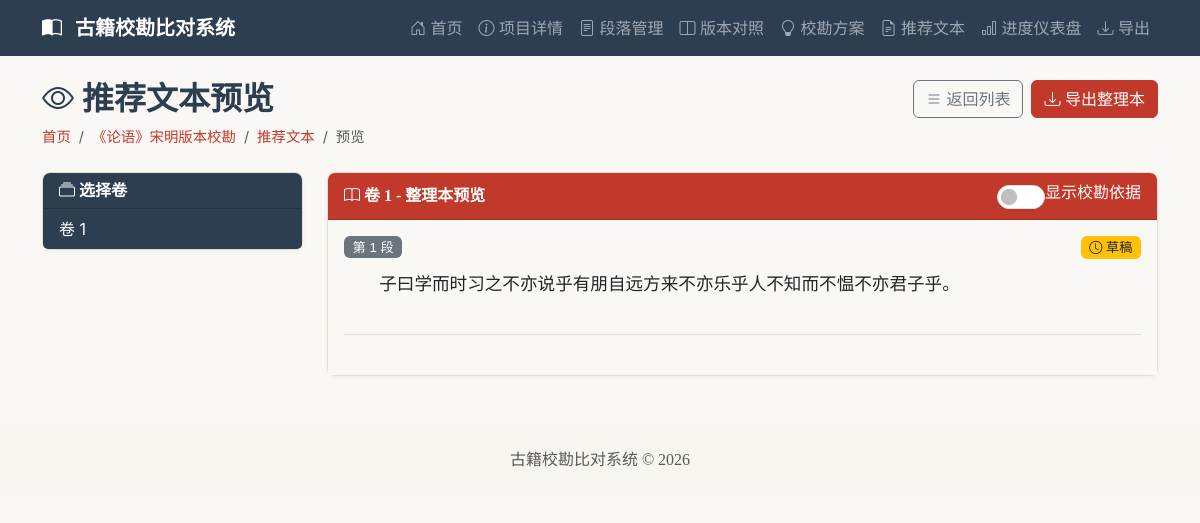
Page /projects/1/recommended/preview?volume_no=1 on the committed database.
### app/models.py (models this page shows)
class Project(Base):
    __tablename__ = "project"
    id = Column(Integer, primary_key=True, autoincrement=True)
    name = Column(String(255), nullable=False)
    description = Column(Text, nullable=True)
    book_title = Column(String(255), nullable=False)
    created_at = Column(DateTime, default=datetime.now)
    versions = relationship("Version", back_populates="project", cascade="all, delete-orphan")
    diffs = relationship("Diff", back_populates="project", cascade="all, delete-orphan")

class Passage(Base):
    __tablename__ = "passage"
    id = Column(Integer, primary_key=True, autoincrement=True)
    version_id = Column(Integer, ForeignKey("version.id", ondelete="CASCADE"), nullable=False)
    volume_no = Column(Integer, nullable=False)
    paragraph_no = Column(Integer, nullable=False)
    content = Column(Text, nullable=False)
    updated_at = Column(DateTime, default=datetime.now, onupdate=datetime.now)
    __table_args__ = (UniqueConstraint("version_id", "volume_no", "paragraph_no", name="uq_version_volume_paragraph"),)
    version = relationship("Version", back_populates="passages")
    diffs = relationship("Diff", back_populates="passage", cascade="all, delete-orphan")

class RecommendedText(Base):
    __tablename__ = "recommended_text"
    id = Column(Integer, primary_key=True, autoincrement=True)
    project_id = Column(Integer, ForeignKey("project.id", ondelete="CASCADE"), nullable=False)
    volume_no = Column(Integer, nullable=False)
    paragraph_no = Column(Integer, nullable=False)
    content = Column(Text, nullable=False)
    status = Column(String(20), default="draft")
    generated_by = Column(String(255), nullable=True)
    reviewed_by = Column(String(255), nullable=True)
    reviewed_at = Column(DateTime, nullable=True)
    base_version_id = Column(Integer, ForeignKey("version.id", ondelete="SET NULL"), nullable=True)
    created_at = Column(DateTime, default=datetime.now)
    updated_at = Column(DateTime, default=datetime.now, onupdate=datetime.now)
    __table_args__ = (UniqueConstraint("project_id", "volume_no", "paragraph_no", name="uq_project_volume_paragraph_recommended"),)
    project = relationship("Project")
    base_version = relationship("Version")
    evidences = relationship("RecommendedTextEvidence", back_populates="recommended_text", cascade="all, delete-orphan")

### app/routers/resolution.py (the view)
@router.get("/projects/{project_id}/recommended/preview", response_class=HTMLResponse)
async def preview_recommended(
    request: Request,
    project_id: int,
    volume_no: Optional[int] = None,
    show_evidences: Optional[str] = None,
    db: Session = Depends(get_db)
):
    project = crud.get_project(db, project_id)
    if not project:
        raise HTTPException(status_code=404, detail="项目不存在")
    versions = crud.get_versions_by_project(db, project_id)
    if not versions:
        raise HTTPException(status_code=400, detail="请先添加版本")
    base_version = versions[0]
    volumes = crud.get_volumes_by_version(db, base_version.id)
    show_evidences_bool = show_evidences == "1" or show_evidences == "true"
    preview_data = []
    if volume_no is not None:
        passages = crud.get_passages_by_version_volume(db, base_version.id, volume_no)
        for passage in passages:
            rt = crud.get_recommended_text(db, project_id, volume_no, passage.paragraph_no)
            if rt:
                evidences = crud.get_evidences_by_recommended_text(db, rt.id)
                preview_data.append({
                    "paragraph_no": passage.paragraph_no,
                    "original": passage.content,
                    "recommended": rt,
                    "evidences": evidences
                })
            else:
                preview_data.append({
                    "paragraph_no": passage.paragraph_no,
                    "original": passage.content,
                    "recommended": None,
                    "evidences": []
                })
    return templates.TemplateResponse("recommended_preview.html", {
        "request": request,
        "project": project,
        "volumes": volumes,
        "selected_volume": volume_no,
        "preview_data": preview_data,
        "base_version": base_version,
        "show_evidences": show_evidences_bool
    })

### app/templates/recommended_preview.html (shortened to what this page needs)
{% extends "base.html" %}
{% block content %}
<div class="d-flex justify-content-between align-items-start mb-4">
    <div>
        <h2 style="color: #2c3e50;">
            <i class="bi bi-eye"></i> 推荐文本预览
        </h2>
        <nav aria-label="breadcrumb">
            <ol class="breadcrumb mb-0">
                <li class="breadcrumb-item"><a href="/">首页</a></li>
                <li class="breadcrumb-item"><a href="/projects/{{ project.id }}">{{ project.name }}</a></li>
                <li class="breadcrumb-item"><a href="/projects/{{ project.id }}/recommended">推荐文本</a></li>
                <li class="breadcrumb-item active">预览</li>
            </ol>
        </nav>
    </div>
    <div class="d-flex gap-2">
        <a href="/projects/{{ project.id }}/recommended" class="btn btn-outline-secondary">
            <i class="bi bi-list"></i> 返回列表
        </a>
        <a href="/projects/{{ project.id }}/export/recommended{% if selected_volume %}?volume_no={{ selected_volume }}{% endif %}"
           class="btn btn-primary" style="background-color: #c0392b; border-color: #c0392b;">
            <i class="bi bi-download"></i> 导出整理本
        </a>
    </div>
</div>
<div class="row">
    <div class="col-md-3">
        <div class="card">
            <div class="card-header" style="background-color: #2c3e50; color: white;">
                <h6 class="mb-0"><i class="bi bi-collection"></i> 选择卷</h6>
            </div>
            <div class="list-group list-group-flush">
                {% for vol in volumes %}
                <a href="/projects/{{ project.id }}/recommended/preview?volume_no={{ vol }}{% if show_evidences %}&show_evidences=1{% endif %}"
                   class="list-group-item list-group-item-action {% if selected_volume == vol %}active{% endif %}"
                   style="{% if selected_volume == vol %}background-color: #2c3e50; border-color: #2c3e50;{% endif %}">
                    卷 {{ vol }}
                </a>
                {% endfor %}
            </div>
        </div>
    </div>
    <div class="col-md-9">
        {% if selected_volume %}
        <div class="card">
            <div class="card-header d-flex justify-content-between align-items-center" style="background-color: #c0392b; color: white;">
                <h6 class="mb-0"><i class="bi bi-book"></i> 卷 {{ selected_volume }} - 整理本预览</h6>
                <div class="d-flex gap-2">
                    <div class="form-check form-switch">
                        <input class="form-check-input" type="checkbox" id="showEvidence" onchange="toggleEvidence()" {% if show_evidences %}checked{% endif %}>
                        <label class="form-check-label" for="showEvidence">显示校勘依据</label>
                    </div>
                </div>
            </div>
            <div class="card-body" style="background-color: #faf8f4;">
                {% if preview_data %}
                <div style="font-family: 'Noto Serif SC', 'SimSun', serif; line-height: 2; font-size: 1.1rem;">
                    {% for item in preview_data %}
                    <div class="mb-4 pb-4 border-bottom" style="border-color: #e5ddd0 !important;">
                        <div class="d-flex justify-content-between align-items-start mb-2">
                            <span class="badge bg-secondary">第 {{ item.paragraph_no }} 段</span>
                            {% if item.recommended %}
                                {% if item.recommended.status == 'reviewed' %}
                                <span class="badge bg-success"><i class="bi bi-check2-circle"></i> 已审核</span>
                                {% else %}
                                <span class="badge bg-warning text-dark"><i class="bi bi-clock"></i> 草稿</span>
                                {% endif %}
                            {% else %}
                            <span class="badge bg-danger"><i class="bi bi-x-circle"></i> 未生成</span>
                            {% endif %}
                        </div>
                        {% if item.recommended %}
                        <p class="mb-2" style="text-indent: 2em;">{{ item.recommended.content }}</p>
                        {% endif %}
                    </div>
                    {% endfor %}
                </div>
                {% else %}
                <div class="text-center py-5 text-muted">
                    <i class="bi bi-file-earmark-text" style="font-size: 3rem;"></i>
                    <p class="mt-3 mb-0">该卷暂无内容</p>
                </div>
                {% endif %}
            </div>
        </div>
        {% endif %}
    </div>
</div>
{% endblock %}

### static/css/custom.css (style rules this page uses)
body { font-family: 'Noto Sans SC', -apple-system, BlinkMacSystemFont, 'Segoe UI', sans-serif; background-color: #faf8f4; color: #2c3e50; min-height: 100vh; }
h1, h2, h3, h4, h5, h6 { font-family: 'Noto Serif SC', serif; font-weight: 600; }
.card { border-radius: 8px; border: 1px solid #e5ddd0; box-shadow: 0 2px 4px rgba(44, 62, 80, 0.05); transition: box-shadow 0.3s ease; }
.card-header { border-radius: 7px 7px 0 0 !important; font-family: 'Noto Serif SC', serif; }
.btn-primary { background-color: #c0392b; border-color: #c0392b; transition: all 0.3s ease; }
.list-group-item { border-color: #e5ddd0; background-color: #fff; }
.badge { font-family: 'Noto Sans SC', sans-serif; font-weight: 500; }
.breadcrumb { font-size: 0.9rem; }
.breadcrumb a { color: #c0392b; text-decoration: none; }
.form-switch .form-check-input { width: 3em; height: 1.5em; }

### rows in the picture
Project: name "《论语》宋明版本校勘"
Passage: paragraph_no "1", recommended.content "子曰学而时习之不亦说乎有朋自远方来不亦乐乎人不知而不愠不亦君子乎。"

### other values in the picture
{{ vol }} "1"
{{ selected_volume }} "1"
